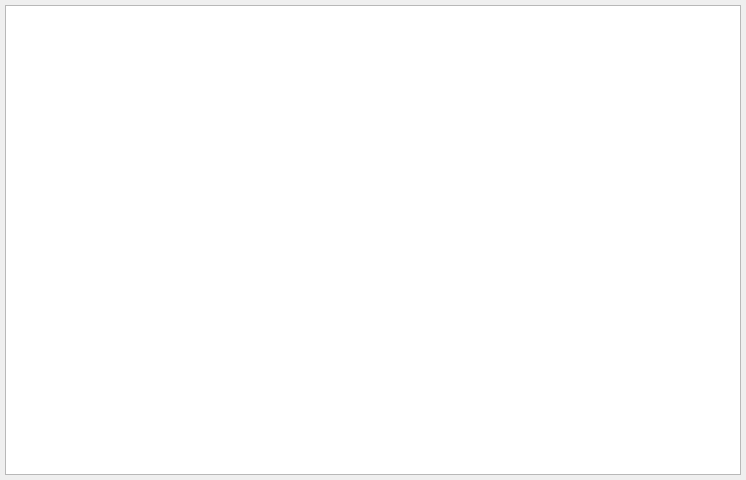
<?xml version="1.0" encoding="UTF-8"?>
<ui version="4.0">
 <class>LogDialog</class>
 <widget class="QDialog" name="LogDialog">
  <property name="geometry">
   <rect>
    <x>0</x>
    <y>0</y>
    <width>746</width>
    <height>480</height>
   </rect>
  </property>
  <property name="windowTitle">
   <string>Log</string>
  </property>
  <layout class="QVBoxLayout" name="verticalLayout">
   <property name="leftMargin">
    <number>5</number>
   </property>
   <property name="topMargin">
    <number>5</number>
   </property>
   <property name="rightMargin">
    <number>5</number>
   </property>
   <property name="bottomMargin">
    <number>5</number>
   </property>
   <item>
    <widget class="LogViewTextEdit" name="logTextEdit">
     <property name="font">
      <font>
       <family>Lucida Console</family>
      </font>
     </property>
     <property name="lineWrapMode">
      <enum>QPlainTextEdit::NoWrap</enum>
     </property>
     <property name="readOnly">
      <bool>false</bool>
     </property>
    </widget>
   </item>
  </layout>
 </widget>
 <customwidgets>
  <customwidget>
   <class>LogViewTextEdit</class>
   <extends>QPlainTextEdit</extends>
   <header>LogViewTextEdit.h</header>
  </customwidget>
 </customwidgets>
 <resources/>
 <connections/>
</ui>
